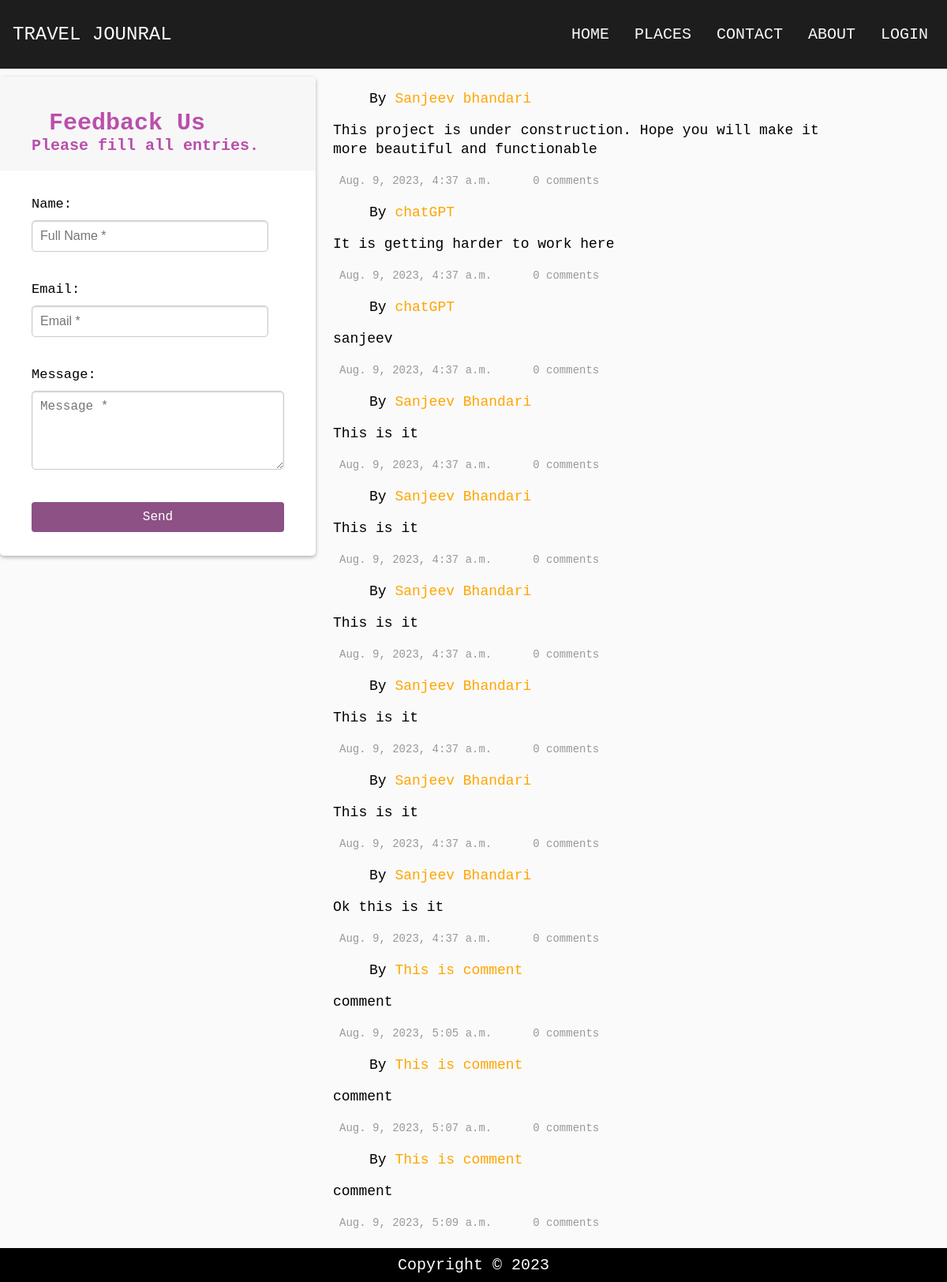
The page /contact on the database as committed earlier.
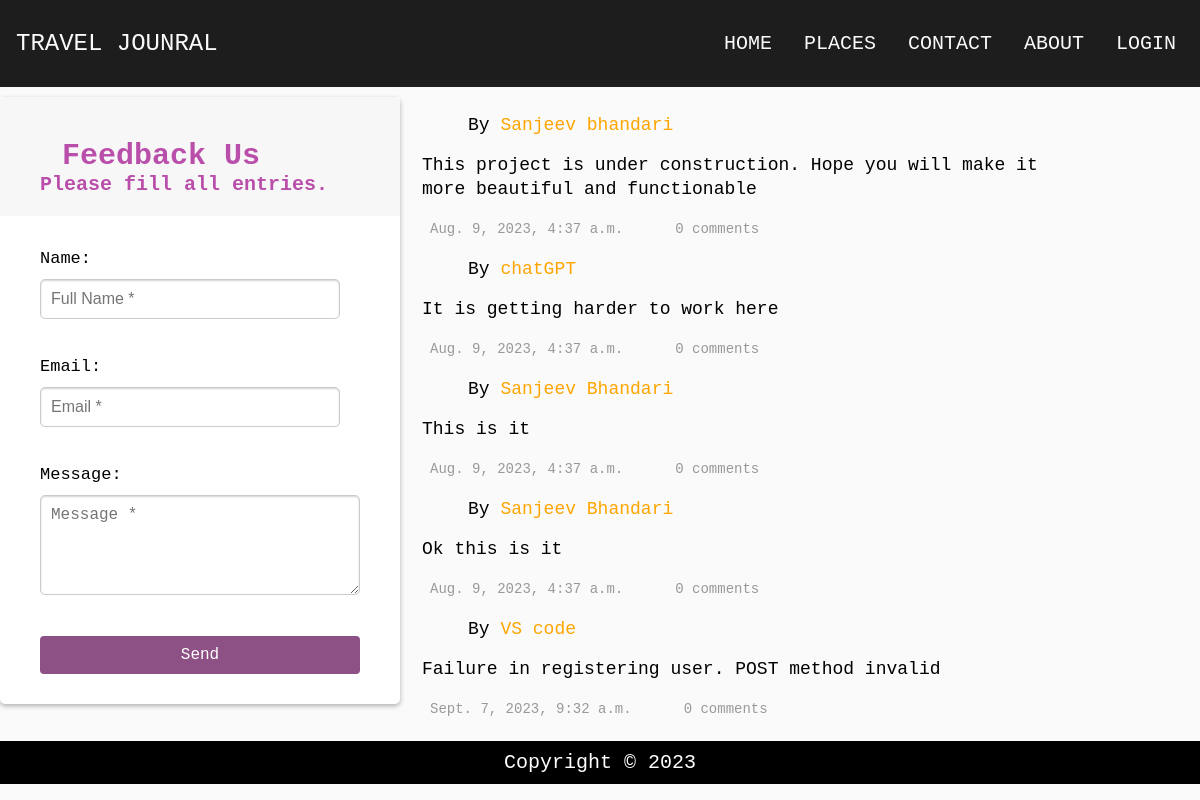
The same page on the database as committed later.
### home/models.py (models this page shows, shortened)
class Contact(models.Model):
    name = models.CharField(max_length=128, null=False)
    email = models.EmailField(unique=False, null=False)
    message = models.TextField(max_length=255, null=False)
    publish_date = models.DateTimeField(default=timezone.now)

### home/views.py (the view)
# urls.py: path('contact', views.contact, name="contact"),
@csrf_protect
def contact(request):
    context = {}
    feedback_records = Contact.objects.all()
    print(len(feedback_records))
    try:
        context["records"] = feedback_records
    except Exception as err:
        display_in_console(f"Exception occured: {err}\nfeedback records: {type(feedback_records)}")
        context["records"] = None
    if request.method == "POST":
        form = ContactForm(request.POST)
        if form.is_valid():
            form.save()
            context["form"] = form
            context["message"] = "Feedback is successfully registered."
            return redirect("contact")
    else:
        form = ContactForm()
    context["form"] = form
    return render(request, "contact.html", context)

### home/forms.py
class ContactForm(forms.ModelForm):
    class Meta:
        model = Contact
        fields = ("name", "email", "message")
        widgets = {
            "name": forms.TextInput(attrs={"class": "form-control",
                                           "placeholder": "Full Name *"}),
            "email": forms.EmailInput(attrs={"class": "form-control",
                                             "placeholder": "Email *"}),
            "message": forms.Textarea(attrs={"class": "form-control",
                                             "placeholder": "Message *"})
        }

### templates/contact.html (shortened to what this page needs)
{% extends "base.html" %}
{% block start %}
<div class="feedback-frame">
  <div class="container">
    <div class="header">
      <h2>Feedback Us</h2>
      <h4>Please fill all entries.</h4>
    </div>
    <form action="/contact" method="post" class="form">
      {{ form.name.label_tag }}
      {{ form.name }}
      <br>
      {{ form.email.label_tag }}
      {{ form.email }}
      <br>
      {{ form.message.label_tag }}
      {{ form.message }}
      <button type="submit">Send</button>
    </form>
  </div>
  <div class="feedback-view">
    <div class="post">
      {% if records is not None %}
      {% for record in records.reverse %}
      <div class="bottom">
        <div class="author">
          <div class="profile"></div>
          <p class="name">By <a>{{record.name}}</a></p>
        </div>
        <p class="record-intro">{{record.message}} </p>
        <div class="post-info">
          <ion-icon name="time"></ion-icon>
          <p class="post-info">{{record.publish_date}}</p>
          <ion-icon name="chatboxes"></ion-icon>
          <p class="post-info"><a>0 comments</a></p>
        </div>
      </div>
      {% endfor %}
      {% endif %}
    </div>
  </div>
</div>
{% endblock start %}

### templates/base.html (shortened to what this page needs)
<!DOCTYPE html>
<html lang="en">
<head>
    {% load static %}
    <link rel="stylesheet" href="{% static 'styles/navbar.css' %}">
    <link rel="stylesheet" href="{% static 'styles/styles.css' %}">
</head>
<body>
    <div class="intro">
        <nav class="navbar">
            <div class="navbar-title">Travel Jounral</div>
            <div class="navbar-link">
                <ul>
                    <li class="nav-item"><a href="/home">HOME</a></li>
                    <li class="nav-item"><a href="/places">PLACES</a></li>
                    <li class="nav-item"><a href="/contact">CONTACT</a></li>
                    <li class="nav-item"><a href="/about">ABOUT</a></li>
                    <li class="nav-item"><a href="account/login">LOGIN</a></li>
                </ul>
            </div>
        </nav>
    </div>
    <div class="block-container">
        {% block start %}
        {% endblock start %}
    </div>
    <footer>
        Copyright &copy; 2023
    </footer>
</body>
</html>

### static/styles/navbar.css (style rules this page uses)
*, *::before, *::after { box-sizing: border-box; }
body { margin: 0; padding: 0; font-family: monospace; font-size: 1.25rem; background: #FAFAFA; }
.intro { background: #1D1D1D; }
.navbar { width: 100%; max-width: 1200px; margin: 0 auto; padding: 1rem 0.5rem; display: flex; justify-content: space-between; align-items: center; position: relative; background: #1D1D1D; color: #FAFAFA; }
.navbar-title { font-size: 1.5rem; margin: 0.5rem; text-transform: uppercase; }
.navbar-link { height: 100%; }
.navbar-link ul { display: flex; margin: 0; padding: 0; }
.navbar-link li { list-style: none; transition: 0.5s; }
.navbar-link li a { display: block; text-decoration: none; color: #FAFAFA; padding: 1rem; transition: 0.5s; }

### static/styles/styles.css (style rules this page uses)
:root { --about-image: url(https://cdn.dribbble.com/users/696579/screenshots/5415942/drib_test_2.gif) }
* { margin: 0px; }
.block-container { display: flex; justify-content: center; flex-wrap: wrap; width: 100%; }
.feedback-frame { display: flex; justify-content: center; align-items: flex-start; }
label { font-size: 17px; }
input { width: 300px; padding: 10px; margin-top: 10px; margin-bottom: 35px; border-radius: 5px; border: 1px solid #cbcbcb; box-shadow: inset 0 1px 2px rgba(0, 0, 0, 0.18); font-size: 16px; max-width: -webkit-fill-available; }
textarea { width: 354px; height: 100px; padding: 10px; margin-top: 10px; margin-bottom: 35px; border-radius: 5px; border: 1px solid #cbcbcb; box-shadow: inset 0 1px 2px rgba(0, 0, 0, 0.18); font-size: 16px; max-width: -webkit-fill-available; }
.post { display: flex; flex-direction: column; margin-top: 10px; justify-content: space-evenly; flex-wrap: nowrap; }
.feedback-view { display: block; }
footer { width: 100%; padding: 10px; margin-top: 20px; text-align: center; background-color: #000; color: white; }
h2 { padding: 22px 22px 0; }
p { font-size: 18px; padding: 0 22px; line-height: 24px; }
.record-intro { width: 85%; }
a:link, a:visited { text-decoration: none; color: #22abe9; }
.author { display: flex; align-items: center; }
.profile { background-image: url(https://cdn.pixabay.com/photo/2015/10/05/22/37/blank-profile-picture-973460_960_720.png); background-size: cover; background-position: center; height: 36px; width: 36px; border-radius: 50%; margin: 10px 0 10px 22px; }
.name { padding-left: 10px; cursor: pointer; font-weight: 300; }
.name a { font-weight: 400; color: orange; }
.post-info { display: flex; color: #999; font-size: 14px; margin-top: 8px; padding-left: 0; }
.post-info a { cursor: pointer; }
ion-icon { height: 20px; width: 20px; display: flex; padding: 10px 8px 0 22px; }
.container { margin-top: 10px; justify-content: center; flex-direction: column; background-color: #fff; border-radius: 5px; box-shadow: 0 2px 5px rgba(0, 0, 0, 0.3); width: 400px; max-width: 100%; }
.header { background-color: #f7f7f7; color: #ba4fab; border-radius: 1px solid #f0f0f0; padding: 20px 40px; }
.form { padding: 30px 40px; }
.form-control { position: relative; }
.form button { background-color: #8d5185; border: none; color: #fff; display: block; width: 100%; padding: 10px; font-size: 16px; font-family: inherit; border-radius: 4px; cursor: pointer; transition: all 0.4s linear; }

Rows that differ between the two databases and show on the page:
removed Contact: name "chatGPT", message "sanjeev", publish_date "Aug. 9, 2023, 4:37 a.m."
removed Contact: name "Sanjeev Bhandari", message "This is it", publish_date "Aug. 9, 2023, 4:37 a.m."
removed Contact: name "Sanjeev Bhandari", message "This is it", publish_date "Aug. 9, 2023, 4:37 a.m."
removed Contact: name "Sanjeev Bhandari", message "This is it", publish_date "Aug. 9, 2023, 4:37 a.m."
removed Contact: name "Sanjeev Bhandari", message "This is it", publish_date "Aug. 9, 2023, 4:37 a.m."
removed Contact: name "This is comment", message "comment", publish_date "Aug. 9, 2023, 5:05 a.m."
removed Contact: name "This is comment", message "comment", publish_date "Aug. 9, 2023, 5:07 a.m."
removed Contact: name "This is comment", message "comment", publish_date "Aug. 9, 2023, 5:09 a.m."
added Contact: name "VS code", message "Failure in registering user. POST method invalid", publish_date "Sept. 7, 2023, 9:32 a.m."
